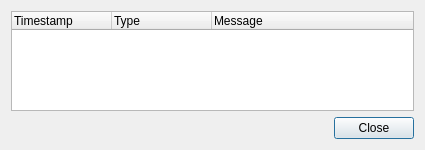
<?xml version="1.0" encoding="UTF-8"?>
<ui version="4.0">
 <class>SeerMessagesDialog</class>
 <widget class="QDialog" name="SeerMessagesDialog">
  <property name="geometry">
   <rect>
    <x>0</x>
    <y>0</y>
    <width>425</width>
    <height>150</height>
   </rect>
  </property>
  <property name="windowTitle">
   <string>Seer Execution Messages</string>
  </property>
  <layout class="QGridLayout" name="gridLayout">
   <item row="0" column="0">
    <widget class="QTreeWidget" name="messageTreeWidget">
     <property name="editTriggers">
      <set>QAbstractItemView::NoEditTriggers</set>
     </property>
     <column>
      <property name="text">
       <string>Timestamp</string>
      </property>
     </column>
     <column>
      <property name="text">
       <string>Type</string>
      </property>
      <property name="textAlignment">
       <set>AlignLeading|AlignVCenter</set>
      </property>
     </column>
     <column>
      <property name="text">
       <string>Message</string>
      </property>
     </column>
    </widget>
   </item>
   <item row="1" column="0">
    <widget class="QDialogButtonBox" name="buttonBox">
     <property name="orientation">
      <enum>Qt::Horizontal</enum>
     </property>
     <property name="standardButtons">
      <set>QDialogButtonBox::Close</set>
     </property>
    </widget>
   </item>
  </layout>
 </widget>
 <resources/>
 <connections>
  <connection>
   <sender>buttonBox</sender>
   <signal>accepted()</signal>
   <receiver>SeerMessagesDialog</receiver>
   <slot>accept()</slot>
   <hints>
    <hint type="sourcelabel">
     <x>248</x>
     <y>254</y>
    </hint>
    <hint type="destinationlabel">
     <x>157</x>
     <y>274</y>
    </hint>
   </hints>
  </connection>
  <connection>
   <sender>buttonBox</sender>
   <signal>rejected()</signal>
   <receiver>SeerMessagesDialog</receiver>
   <slot>reject()</slot>
   <hints>
    <hint type="sourcelabel">
     <x>316</x>
     <y>260</y>
    </hint>
    <hint type="destinationlabel">
     <x>286</x>
     <y>274</y>
    </hint>
   </hints>
  </connection>
 </connections>
</ui>
